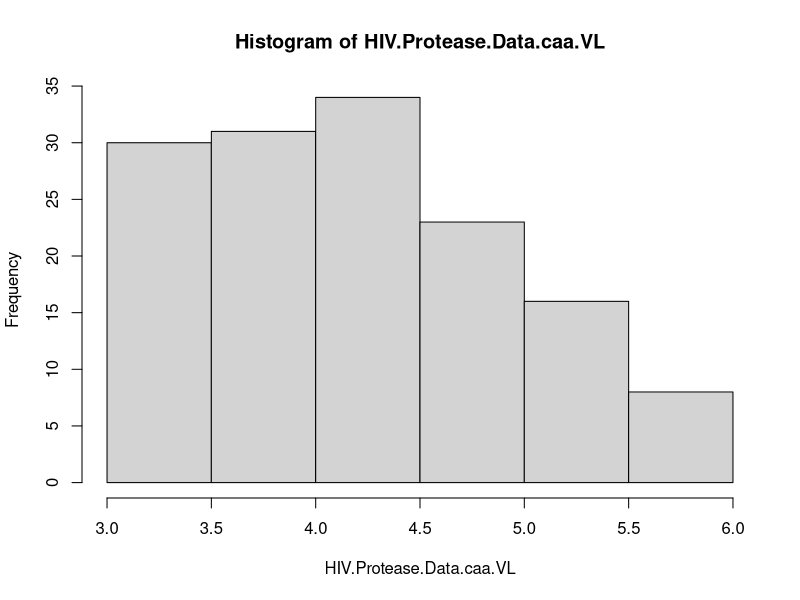
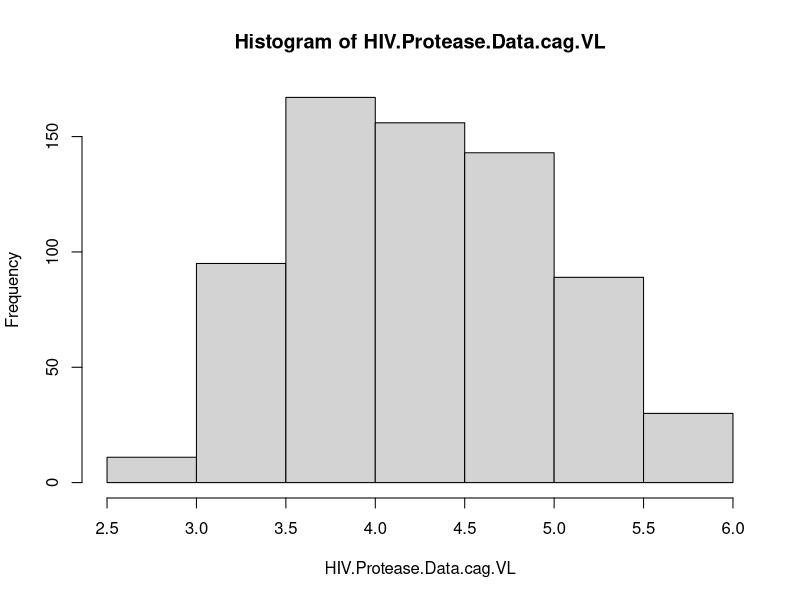
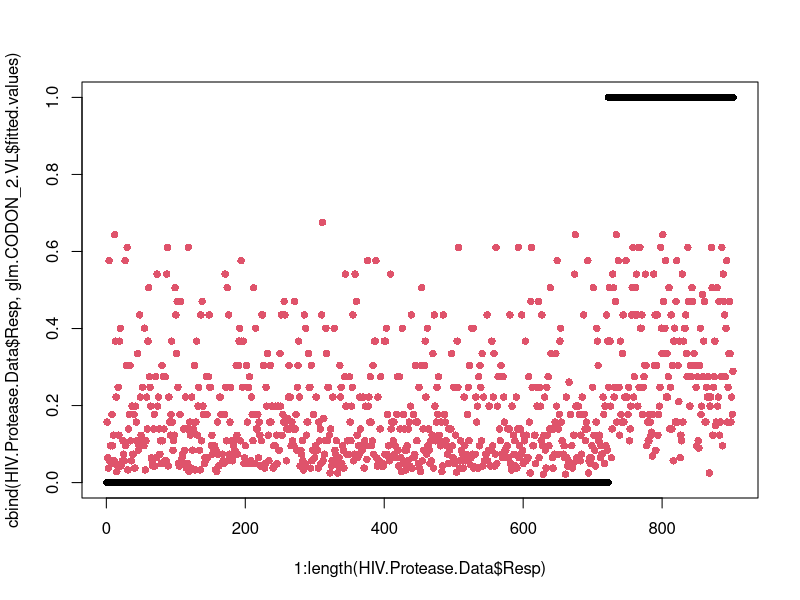
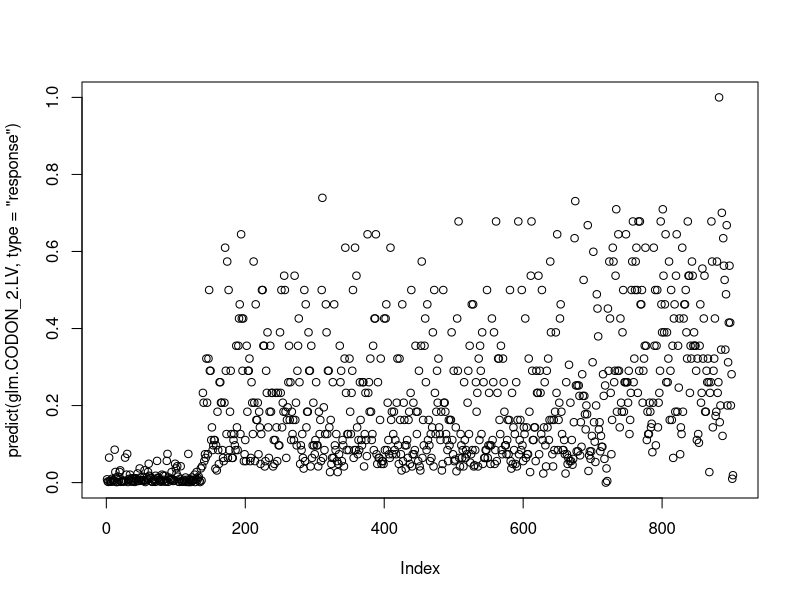

The R source for these figures, in order:
## ---- chunk 1
HIV.Protease.Data<-read.csv(file="HIV_Protease.csv",header=TRUE,sep=",")
HIV.Protease.Data<-as.data.frame(HIV.Protease.Data)
head(HIV.Protease.Data)
table(HIV.Protease.Data$CODON_2)
## ---- chunk 2
HIV.Protease.Data.caa.VL<-subset(HIV.Protease.Data$VL,HIV.Protease.Data$CODON_2=="caa")
hist(HIV.Protease.Data.caa.VL)
## ---- chunk 3
HIV.Protease.Data.cag.VL<-subset(HIV.Protease.Data$VL,HIV.Protease.Data$CODON_2=="cag")
hist(HIV.Protease.Data.cag.VL)
## ---- chunk 4
c(mean(HIV.Protease.Data.cag.VL),mean(HIV.Protease.Data.caa.VL))
## ---- chunk 5
lm.CODON_2.VL <- lm(VL~CODON_2, data=HIV.Protease.Data)
AIC(lm.CODON_2.VL)
anova(lm.CODON_2.VL)
## ---- chunk 6
library(lme4)

lm.CODON_2.VL.Mixed <- lmer(VL ~ 1 + (1|CODON_2), data=HIV.Protease.Data)
AIC(lm.CODON_2.VL.Mixed)
## ---- chunk 7
glm.CODON_2.VL <- glm(Resp~VL, family=binomial, data=HIV.Protease.Data)
print(AIC(glm.CODON_2.VL))
matplot(1:length(HIV.Protease.Data$Resp),cbind(HIV.Protease.Data$Resp,glm.CODON_2.VL$fitted.values),pch=16)
## ---- chunk 8
head(cbind(HIV.Protease.Data$Resp,glm.CODON_2.VL$fitted.values))
## ---- chunk 9
library(MASS)
glm.CODON_2.LV <- glm(Resp~VL+CODON_2, family = binomial, data=HIV.Protease.Data)
## ---- chunk 10
AIC(glm.CODON_2.LV)
plot(predict(glm.CODON_2.LV,type="response"))
head(cbind(HIV.Protease.Data$Resp,predict(glm.CODON_2.LV,type="response")))
